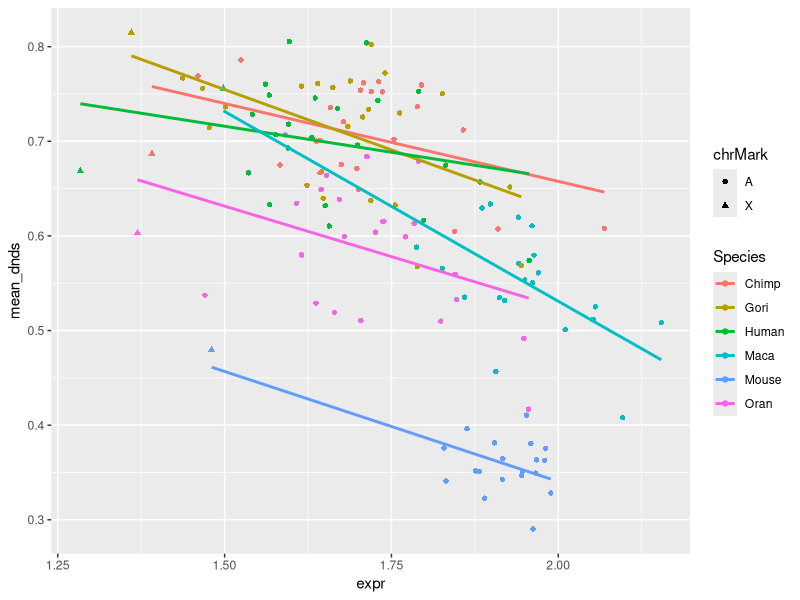

The R script that drew this image:
## ---- chunk 1

library(tidyverse)
mammals = read_csv(file = "../datasets/dataset.01.rsbl20150010supp1.csv")

## ---- chunk 2

## ---- chunk 3
mam_mut = mammals %>% group_by(chr, Species, chrMark) %>% summarise(mean_dnds = mean(dNdS), expr = mean(log10(RPKM + 1)))

## ---- chunk 4
ggplot(mam_mut) + geom_point(mapping = aes(x = expr, y = mean_dnds, color = Species, shape = chrMark)) + 
  geom_smooth(mapping = aes(x = expr, y = mean_dnds, color = Species), se = FALSE, method = 'lm')

## ---- chunk 5
mammals %>%
  group_by(chr,Species) %>%
  mutate(all_n = n(), expr = log10(RPKM + 1), cutoff = quantile(expr, .15)) %>%
  filter(expr < cutoff) %>%
  summarise(count = length(expr), prop = mean(n()/all_n), all_n = mean(all_n))
## ---- chunk 6
mammals %>%
  mutate(total = n(), expr = log10(RPKM + 1), cutoff = quantile(expr, .15)) %>%
  filter(expr < cutoff) %>%
  summarise(count = length(expr), total = mean(total))

#prob under X: 0.061.
# prrob under 15%: 1.149
# total x chr: 382
# x chr under 15% : 58
binom.test(58, 382, 0.061, alternative = "greater")
## ---- chunk 7
mammals %>%
  group_by(chr) %>%
  mutate(total = n(), expr = log10(RPKM + 1), cutoff = quantile(expr, .05)) %>%
  filter(expr < cutoff, chr == 'X') %>%
  summarise(count = length(expr), total = mean(total))

#prob under X: 0.061.
# prrob under 15%: 1.149
# total x chr: 382
# x chr under 5% : 20
binom.test(20, 382, 0.061, alternative = "greater")
